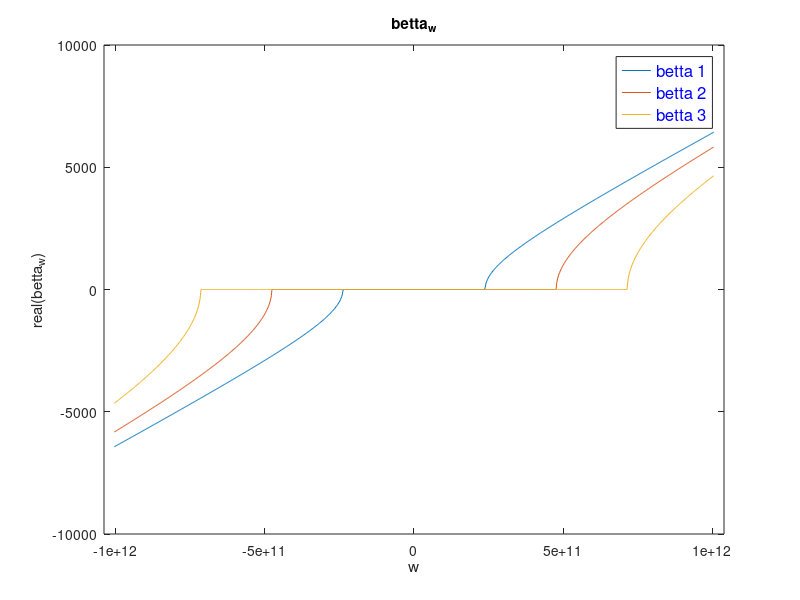
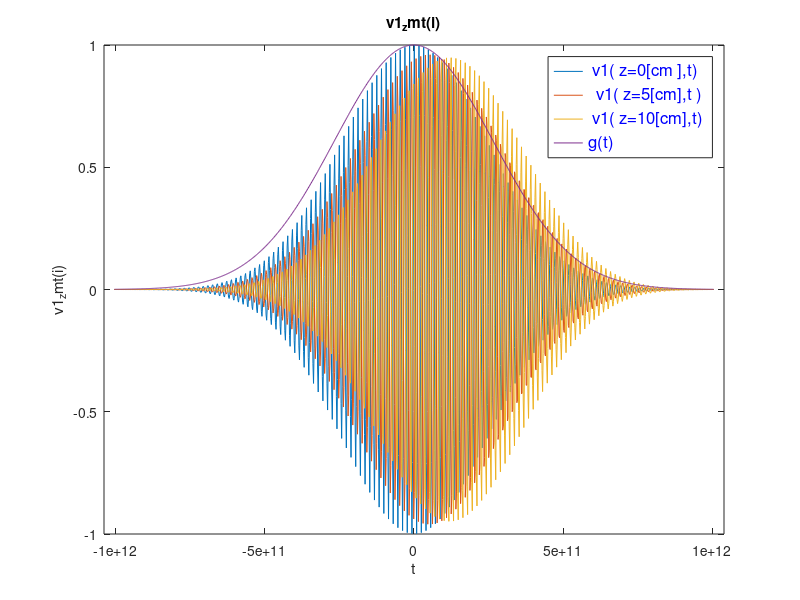

Recreate these plots in MATLAB, in order.
clc;
clear all;
epsilon_0=8.85*10^-12;
epsilon_1=3.9*epsilon_0;
epsilon_2 = sqrt(9.75)*epsilon_0;
epsilon_3=2.5*epsilon_0;
miu_0=4*pi*10^-7;
miu_1=miu_0;
miu_2=miu_0;
f_0=40*10^9;
d=2*10^-3;
w_0=2*pi*f_0;
z1=38.18;
z2=42.66;
z3=47.68;
a1=z2-z1;
a2=z2+z1;
a3=a1/a2;
gamma_12 = (z2-z1)/(z2+z1);
gamma_23 = (z3-z2)/(z3+z2);
lamda_2 = 4.25*10^-3;
tao_23 = 2*z3/(z3+z2);
velocity_2 = 1/sqrt(miu_2*epsilon_2);
l_2 = velocity_2/(4*f_0);
v_0=1;

w=linspace(-4*w_0,4*w_0,1024);
tao=600*(10^-12);

delta_w = (8*w_0)/1024;
delta_t = pi/(4*w_0);
N=floor((8*w_0)/delta_w);
v_a=(v_0*tao*sqrt(pi))/2;
a=N*delta_t/2;
t= -a:(delta_t):a-delta_t ; 

g_t=zeros(1,N);

for j=1:N                            %vg(w) and g(t) calculating
    g_t(j)=v_0*exp(-((-N*delta_t/2+j*delta_t)/tao)^2);
end
v0_w=v_a*(exp(-0.25*(tao^2)*((w-w_0).^2))+exp(-0.25*(tao^2)*((w+w_0).^2)));

g_t_d=zeros(1,N);
flag=1;
t_delay=floor( (l_2/velocity_2)/delta_t);                                   % time delay by index


w=linspace(-4*w_0,4*w_0,1024);
tao_13=(4*z2*z3/(z2+z3)).*exp(-1j*(l_2/velocity_2).*w)./(z2.*(1+gamma_23.*exp(1j*(2*l_2/velocity_2).*w))+z1.*(1-gamma_23.*exp(1j*(2*l_2/velocity_2).*w)));
v3_w=v0_w.*tao_13;
betta_2=w/velocity_2;
tao_12=(1 + gamma_12)./(1 + gamma_23*exp(-2i*betta_2*l_2) );

for j=1:N                                                                   %  calculating simultaniously sevral functions and parameters
    if ((j-t_delay)>0)                                                      % calculating the delayed function of g
        g_t_d(j)=g_t(j-t_delay);
    end
    if flag==1&&j>2 && abs(v3_w(j-1))>abs(v3_w(j))&&abs(v3_w(j-1))>abs(v3_w(j-2))  %maximum finding. flags =1 while we haven't found
        max_v3=abs(v3_w(j-1));                                                     
        j_max=j-1;
        flag=0;
    end
    if flag==0&&abs(v3_w(j))<(max_v3/exp(1))                                 %BW calculating
        bw=2*delta_w*(j-j_max);                                              %initiate only after max has found
        bw_w=bw/(2*pi);
        flag=2;                                                              %flag=2 to stop looking for BW or MAX
    end  
end

gam=gamma_23*exp(-1i*2*betta_2*l_2);
gamma_1=(a3+gam)./(1+a3*gam);

% smithplot(gamma_1);
                                                                        %%%  invers furier transform
v3_t=circshift((1/delta_t)*ifft(circshift(v3_w,N/2)),N/2);

a=N*delta_t/2;

% figure;
% plot(t,abs(g_t))
% xlim([-a a])
% title('g_t')
% xlabel('t')
% ylabel('abs(g_t)')
% 
% figure
% plot(t,g_t_d,t,v3_t)
% legend({'g(t-l/v)','v3(t)'},'FontSize',12,'TextColor','blue');
% xlim([-a a])
% title('g_t_d & v3_t')
% xlabel('t')
% ylabel('g_t')

% figure
% plot(t,v3_t)
% xlim([-a a])
% title('v3_t')
% xlabel('w')
% ylabel('v3_t')


% figure;
% plot(w,abs(v0_w))
% xlim([-4*2.6*10^11 4*2.6*10^11])
% title('v0(w)')
% xlabel('w')
% ylabel('abs(vg(w))')
% 
% figure;
% plot(w,abs(tao_13))
% xlim([-10^12 10^12])
% title('tao_13')
% xlabel('w')
% ylabel('abs(tao_13)')

% figure;
% plot(t,abs(betta_2))
% xlim([-4*2.6*10^11 4*2.6*10^11])
% title('betta_2')
% xlabel('w')
% ylabel('abs(betta_2)')

% figure;
% plot(t,abs(tao_12))
% xlim([-4*2.6*10^11 4*2.6*10^11])
% title('tao_12')
% xlabel('w')
% ylabel('abs(tao_12)')

% figure;
% plot(t,abs(v3_w))
% xlim([-4*2.6*10^11 4*2.6*10^11])
% title('v3_w')
% xlabel('w')
% ylabel('abs(v3_w)')

w_c1=(pi/d)/sqrt(epsilon_1*miu_0);
w_c2=(2*pi/d)/sqrt(epsilon_1*miu_0);
w_c3=(3*pi/d)/sqrt(epsilon_1*miu_0);

betta1_w= sign(1.*w-w_c1).*sqrt(w.^2*miu_0*epsilon_1-(1*pi/d)^2);
betta2_w= sign(1.*w-w_c2).*sqrt(w.^2*miu_0*epsilon_1-(2*pi/d)^2);
betta3_w= sign(1.*w-w_c3).*sqrt(w.^2*miu_0*epsilon_1-(3*pi/d)^2);
figure
plot(w,real(betta1_w),w,real(betta2_w),w,real(betta3_w))
legend({'betta 1','betta 2','betta 3'},'FontSize',12,'TextColor','blue');
xlim([-4*2.6*10^11 4*2.6*10^11])
title('betta_w')
xlabel('w')
ylabel('real(betta_w)')

delta_z=(10*10^-3)/N;

v1_zm1w = v0_w.*exp(-1i*betta1_w*1*delta_z);
v1_zm2w = v0_w.*exp(-1i*betta1_w*N/2*delta_z);
v1_zm3w = v0_w.*exp(-1i*betta1_w*N*delta_z);

% figure
% plot( w,log(abs(v1_zm1w)),w,log(abs(v1_zm2w)),w,log(abs(v1_zm3w)) );   
% legend({'| v1( z=0[cm ],w) |','| v1( z=5[cm],w ) |','| v1( z=10[cm],w ) |'},'FontSize',12,'TextColor','blue');
% xlim([-4*2.6*10^11 4*2.6*10^11])
% title('log(|v1_zm|')
% xlabel('w')
% ylabel('log(|v1_zm|')
% 
% figure
% plot(w,angle(v1_zm1w),w,angle(v1_zm2w),w,angle(v1_zm3w));  
% legend({'arg v1( z=0[cm ],w) ',' arg v1( z=5[cm],w ) ','arg v1( z=10[cm],w ) '},'FontSize',12,'TextColor','blue');
% xlim([-4*2.6*10^11 4*2.6*10^11])
% title('arg(v1_zm)')
% xlabel('w')
% ylabel('arg(v1_zm)')
    
                                                                  %%%%invers furier transform
v1_zm1t=circshift((1/delta_t)*ifft(circshift(v1_zm1w,N/2)),N/2);
v1_zm2t=circshift((1/delta_t)*ifft(circshift(v1_zm2w,N/2)),N/2);
v1_zm3t=circshift((1/delta_t)*ifft(circshift(v1_zm3w,N/2)),N/2);

figure
plot(w,v1_zm1t,w,v1_zm2t,w,v1_zm3t,w,g_t);   
legend({' v1( z=0[cm ],t) ','  v1( z=5[cm],t ) ',' v1( z=10[cm],t) ','g(t)'},'FontSize',12,'TextColor','blue');
xlim([-4*2.6*10^11 4*2.6*10^11])
title('v1_zmt(i)')
xlabel('t')
ylabel('v1_zmt(i)')


